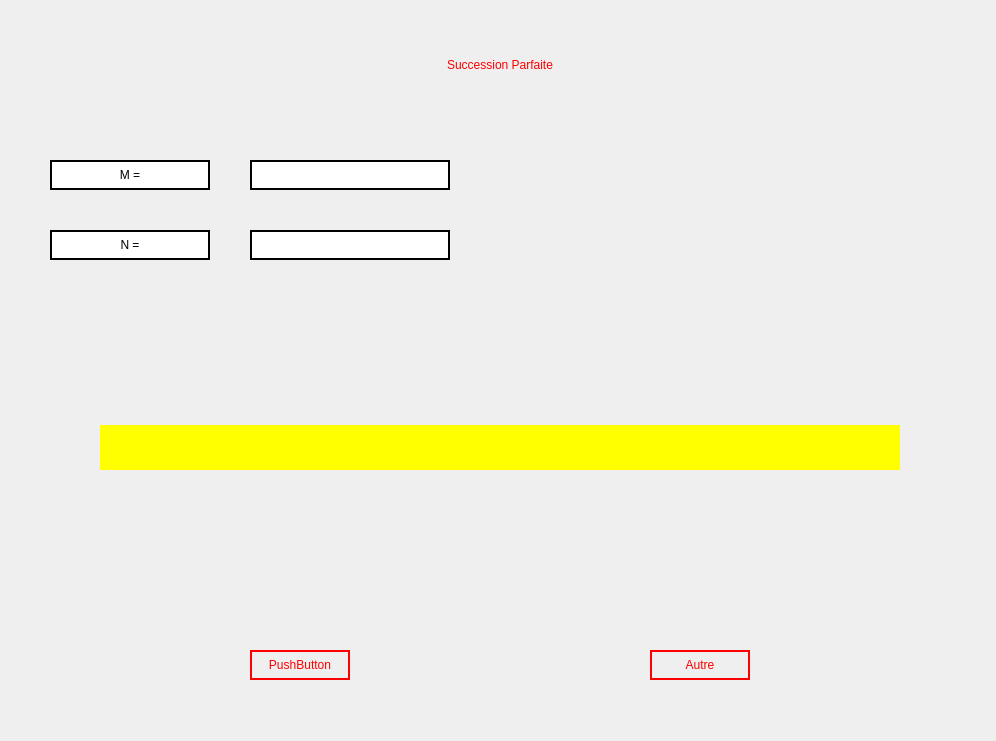
<?xml version="1.0" encoding="UTF-8"?>
<ui version="4.0">
 <class>Form</class>
 <widget class="QWidget" name="Form">
  <property name="geometry">
   <rect>
    <x>0</x>
    <y>0</y>
    <width>996</width>
    <height>741</height>
   </rect>
  </property>
  <property name="windowTitle">
   <string>Form</string>
  </property>
  <widget class="QLabel" name="label">
   <property name="geometry">
    <rect>
     <x>150</x>
     <y>50</y>
     <width>700</width>
     <height>30</height>
    </rect>
   </property>
   <property name="styleSheet">
    <string notr="true">font: 75 18pt &quot;MS Shell Dlg 2&quot;;
color: red;
</string>
   </property>
   <property name="text">
    <string>Succession Parfaite</string>
   </property>
   <property name="alignment">
    <set>Qt::AlignCenter</set>
   </property>
  </widget>
  <widget class="QLabel" name="label_2">
   <property name="geometry">
    <rect>
     <x>50</x>
     <y>160</y>
     <width>160</width>
     <height>30</height>
    </rect>
   </property>
   <property name="styleSheet">
    <string notr="true">border: 2px solid black;
font: 75 13pt &quot;MS Shell Dlg 2&quot;;
background-color: white;</string>
   </property>
   <property name="text">
    <string>M =</string>
   </property>
   <property name="alignment">
    <set>Qt::AlignCenter</set>
   </property>
  </widget>
  <widget class="QLabel" name="label_3">
   <property name="geometry">
    <rect>
     <x>50</x>
     <y>230</y>
     <width>160</width>
     <height>30</height>
    </rect>
   </property>
   <property name="styleSheet">
    <string notr="true">border: 2px solid black;
font: 75 13pt &quot;MS Shell Dlg 2&quot;;
background-color: white;</string>
   </property>
   <property name="text">
    <string>N =</string>
   </property>
   <property name="alignment">
    <set>Qt::AlignCenter</set>
   </property>
  </widget>
  <widget class="QLineEdit" name="dataInputM">
   <property name="geometry">
    <rect>
     <x>250</x>
     <y>160</y>
     <width>200</width>
     <height>30</height>
    </rect>
   </property>
   <property name="styleSheet">
    <string notr="true">border: 2px solid black;
font: 75 13pt &quot;MS Shell Dlg 2&quot;;
background-color: white;</string>
   </property>
   <property name="alignment">
    <set>Qt::AlignCenter</set>
   </property>
  </widget>
  <widget class="QLineEdit" name="dataInputN">
   <property name="geometry">
    <rect>
     <x>250</x>
     <y>230</y>
     <width>200</width>
     <height>30</height>
    </rect>
   </property>
   <property name="styleSheet">
    <string notr="true">border: 2px solid black;
font: 75 13pt &quot;MS Shell Dlg 2&quot;;
background-color: white;</string>
   </property>
   <property name="alignment">
    <set>Qt::AlignCenter</set>
   </property>
  </widget>
  <widget class="QLabel" name="resultLabel">
   <property name="geometry">
    <rect>
     <x>100</x>
     <y>425</y>
     <width>800</width>
     <height>45</height>
    </rect>
   </property>
   <property name="styleSheet">
    <string notr="true">background-color: yellow;
font: 75 13pt &quot;MS Shell Dlg 2&quot;;
</string>
   </property>
   <property name="text">
    <string/>
   </property>
   <property name="alignment">
    <set>Qt::AlignCenter</set>
   </property>
  </widget>
  <widget class="QPushButton" name="pushButton">
   <property name="geometry">
    <rect>
     <x>250</x>
     <y>650</y>
     <width>100</width>
     <height>30</height>
    </rect>
   </property>
   <property name="styleSheet">
    <string notr="true">color: red;
border: 2px solid red;
font: 11pt &quot;MS Shell Dlg 2&quot;;</string>
   </property>
   <property name="text">
    <string>PushButton</string>
   </property>
  </widget>
  <widget class="QPushButton" name="pushButton_2">
   <property name="geometry">
    <rect>
     <x>650</x>
     <y>650</y>
     <width>100</width>
     <height>30</height>
    </rect>
   </property>
   <property name="styleSheet">
    <string notr="true">color: red;
border: 2px solid red;
font: 11pt &quot;MS Shell Dlg 2&quot;;</string>
   </property>
   <property name="text">
    <string>Autre</string>
   </property>
  </widget>
 </widget>
 <resources/>
 <connections/>
</ui>
